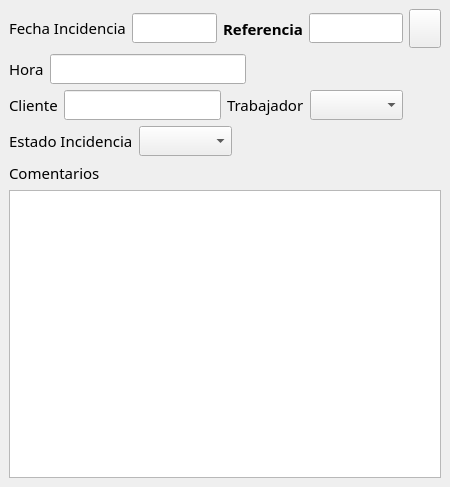
<ui version="4.0" >
 <author>Tomeu Borras</author>
 <comment></comment>
 <exportmacro></exportmacro>
 <class>IncidenciaComercialBase</class>
 <widget class="QWidget" name="IncidenciaComercialBase" >
  <property name="geometry" >
   <rect>
    <x>0</x>
    <y>0</y>
    <width>450</width>
    <height>487</height>
   </rect>
  </property>
  <property name="font" >
   <font>
    <family>Sans Serif</family>
    <pointsize>11</pointsize>
    <weight>75</weight>
    <italic>false</italic>
    <bold>true</bold>
    <underline>false</underline>
    <strikeout>false</strikeout>
   </font>
  </property>
  <property name="windowTitle" >
   <string>Ruta Comercial</string>
  </property>
  <property name="windowIcon" >
   <iconset resource="../../../bulmages.qrc" >:/Bulmafact48x48/images/png/48x48/i_bulmages_ventas_facturas.48x48.png</iconset>
  </property>
  <layout class="QVBoxLayout" >
   <property name="margin" >
    <number>9</number>
   </property>
   <property name="spacing" >
    <number>6</number>
   </property>
   <item>
    <layout class="QHBoxLayout" >
     <property name="margin" >
      <number>0</number>
     </property>
     <property name="spacing" >
      <number>6</number>
     </property>
     <item>
      <layout class="QHBoxLayout" >
       <property name="margin" >
        <number>0</number>
       </property>
       <property name="spacing" >
        <number>6</number>
       </property>
       <item>
        <widget class="QLabel" name="textLabel1_2_2_3_8" >
         <property name="sizePolicy" >
          <sizepolicy>
           <hsizetype>1</hsizetype>
           <vsizetype>5</vsizetype>
           <horstretch>0</horstretch>
           <verstretch>0</verstretch>
          </sizepolicy>
         </property>
         <property name="text" >
          <string>&lt;html>&lt;head>&lt;meta name="qrichtext" content="1" />&lt;/head>&lt;body style=" white-space: pre-wrap; font-family:Sans Serif; font-size:11pt; font-weight:600; font-style:normal; text-decoration:none;">&lt;p style=" margin-top:0px; margin-bottom:0px; margin-left:0px; margin-right:0px; -qt-block-indent:0; text-indent:0px;">&lt;span style=" font-weight:400;">Fecha Incidencia&lt;/span>&lt;/p>&lt;/body>&lt;/html></string>
         </property>
         <property name="buddy" >
          <cstring>mui_fechaincidenciacomercial</cstring>
         </property>
        </widget>
       </item>
       <item>
        <widget class="BusquedaFecha" name="mui_fechaincidenciacomercial" />
       </item>
      </layout>
     </item>
     <item>
      <spacer>
       <property name="orientation" >
        <enum>Qt::Horizontal</enum>
       </property>
       <property name="sizeHint" >
        <size>
         <width>40</width>
         <height>20</height>
        </size>
       </property>
      </spacer>
     </item>
     <item>
      <layout class="QHBoxLayout" >
       <property name="margin" >
        <number>0</number>
       </property>
       <property name="spacing" >
        <number>6</number>
       </property>
       <item>
        <widget class="QLabel" name="textLabel1_2_2_3_6" >
         <property name="sizePolicy" >
          <sizepolicy>
           <hsizetype>1</hsizetype>
           <vsizetype>5</vsizetype>
           <horstretch>0</horstretch>
           <verstretch>0</verstretch>
          </sizepolicy>
         </property>
         <property name="text" >
          <string>Referencia</string>
         </property>
         <property name="buddy" >
          <cstring>mui_refincidenciacomercial</cstring>
         </property>
        </widget>
       </item>
       <item>
        <widget class="QLineEdit" name="mui_refincidenciacomercial" />
       </item>
       <item>
        <widget class="QToolButton" name="mui_informereferencia_2" >
         <property name="minimumSize" >
          <size>
           <width>32</width>
           <height>32</height>
          </size>
         </property>
         <property name="toolTip" >
          <string>Informe por Referencia</string>
         </property>
         <property name="whatsThis" >
          <string>Informe por Referencia</string>
         </property>
         <property name="text" >
          <string/>
         </property>
         <property name="icon" >
          <iconset resource="../../../bulmages.qrc" >:/Bulmafact48x48/images/png/48x48/i_bulmages_informexreferencia.48x48.png</iconset>
         </property>
         <property name="iconSize" >
          <size>
           <width>32</width>
           <height>32</height>
          </size>
         </property>
        </widget>
       </item>
      </layout>
     </item>
    </layout>
   </item>
   <item>
    <layout class="QHBoxLayout" >
     <property name="margin" >
      <number>0</number>
     </property>
     <property name="spacing" >
      <number>6</number>
     </property>
     <item>
      <widget class="QLabel" name="textLabel1_2_2_3_9" >
       <property name="sizePolicy" >
        <sizepolicy>
         <hsizetype>1</hsizetype>
         <vsizetype>5</vsizetype>
         <horstretch>0</horstretch>
         <verstretch>0</verstretch>
        </sizepolicy>
       </property>
       <property name="text" >
        <string>&lt;html>&lt;head>&lt;meta name="qrichtext" content="1" />&lt;/head>&lt;body style=" white-space: pre-wrap; font-family:Sans Serif; font-size:11pt; font-weight:600; font-style:normal; text-decoration:none;">&lt;p style=" margin-top:0px; margin-bottom:0px; margin-left:0px; margin-right:0px; -qt-block-indent:0; text-indent:0px;">&lt;span style=" font-weight:400;">Hora&lt;/span>&lt;/p>&lt;/body>&lt;/html></string>
       </property>
       <property name="buddy" >
        <cstring>mui_refincidenciacomercial</cstring>
       </property>
      </widget>
     </item>
     <item>
      <widget class="QLineEdit" name="mui_horaincidenciacomercial" />
     </item>
     <item>
      <spacer>
       <property name="orientation" >
        <enum>Qt::Horizontal</enum>
       </property>
       <property name="sizeHint" >
        <size>
         <width>40</width>
         <height>20</height>
        </size>
       </property>
      </spacer>
     </item>
    </layout>
   </item>
   <item>
    <layout class="QHBoxLayout" >
     <property name="margin" >
      <number>0</number>
     </property>
     <property name="spacing" >
      <number>6</number>
     </property>
     <item>
      <layout class="QHBoxLayout" >
       <property name="margin" >
        <number>0</number>
       </property>
       <property name="spacing" >
        <number>6</number>
       </property>
       <item>
        <widget class="QLabel" name="textLabel1_2_2_3_11" >
         <property name="sizePolicy" >
          <sizepolicy>
           <hsizetype>1</hsizetype>
           <vsizetype>5</vsizetype>
           <horstretch>0</horstretch>
           <verstretch>0</verstretch>
          </sizepolicy>
         </property>
         <property name="text" >
          <string>&lt;html>&lt;head>&lt;meta name="qrichtext" content="1" />&lt;/head>&lt;body style=" white-space: pre-wrap; font-family:Sans Serif; font-size:11pt; font-weight:600; font-style:normal; text-decoration:none;">&lt;p style=" margin-top:0px; margin-bottom:0px; margin-left:0px; margin-right:0px; -qt-block-indent:0; text-indent:0px;">&lt;span style=" font-weight:400;">Cliente&lt;/span>&lt;/p>&lt;/body>&lt;/html></string>
         </property>
         <property name="buddy" >
          <cstring>mui_idcliente</cstring>
         </property>
        </widget>
       </item>
       <item>
        <widget class="BusquedaCliente" name="mui_idcliente" />
       </item>
      </layout>
     </item>
     <item>
      <layout class="QHBoxLayout" >
       <property name="margin" >
        <number>0</number>
       </property>
       <property name="spacing" >
        <number>6</number>
       </property>
       <item>
        <widget class="QLabel" name="textLabel1_2_2_3_7" >
         <property name="sizePolicy" >
          <sizepolicy>
           <hsizetype>1</hsizetype>
           <vsizetype>5</vsizetype>
           <horstretch>0</horstretch>
           <verstretch>0</verstretch>
          </sizepolicy>
         </property>
         <property name="text" >
          <string>&lt;html>&lt;head>&lt;meta name="qrichtext" content="1" />&lt;/head>&lt;body style=" white-space: pre-wrap; font-family:Sans Serif; font-size:11pt; font-weight:600; font-style:normal; text-decoration:none;">&lt;p style=" margin-top:0px; margin-bottom:0px; margin-left:0px; margin-right:0px; -qt-block-indent:0; text-indent:0px;">&lt;span style=" font-weight:400;">Trabajador&lt;/span>&lt;/p>&lt;/body>&lt;/html></string>
         </property>
         <property name="buddy" >
          <cstring>mui_idtrabajador</cstring>
         </property>
        </widget>
       </item>
       <item>
        <widget class="BusquedaTrabajador" name="mui_idtrabajador" />
       </item>
      </layout>
     </item>
     <item>
      <spacer>
       <property name="orientation" >
        <enum>Qt::Horizontal</enum>
       </property>
       <property name="sizeHint" >
        <size>
         <width>40</width>
         <height>20</height>
        </size>
       </property>
      </spacer>
     </item>
    </layout>
   </item>
   <item>
    <layout class="QHBoxLayout" >
     <property name="margin" >
      <number>0</number>
     </property>
     <property name="spacing" >
      <number>6</number>
     </property>
     <item>
      <layout class="QHBoxLayout" >
       <property name="margin" >
        <number>0</number>
       </property>
       <property name="spacing" >
        <number>6</number>
       </property>
       <item>
        <widget class="QLabel" name="textLabel1_2_2_3_12" >
         <property name="sizePolicy" >
          <sizepolicy>
           <hsizetype>1</hsizetype>
           <vsizetype>5</vsizetype>
           <horstretch>0</horstretch>
           <verstretch>0</verstretch>
          </sizepolicy>
         </property>
         <property name="text" >
          <string>&lt;html>&lt;head>&lt;meta name="qrichtext" content="1" />&lt;/head>&lt;body style=" white-space: pre-wrap; font-family:Sans Serif; font-size:11pt; font-weight:600; font-style:normal; text-decoration:none;">&lt;p style=" margin-top:0px; margin-bottom:0px; margin-left:0px; margin-right:0px; -qt-block-indent:0; text-indent:0px;">&lt;span style=" font-weight:400;">Estado Incidencia&lt;/span>&lt;/p>&lt;/body>&lt;/html></string>
         </property>
         <property name="buddy" >
          <cstring>mui_estadoincidenciacomercial</cstring>
         </property>
        </widget>
       </item>
       <item>
        <widget class="BusquedaEstadoIncidencia" name="mui_estadoincidenciacomercial" />
       </item>
      </layout>
     </item>
     <item>
      <spacer>
       <property name="orientation" >
        <enum>Qt::Horizontal</enum>
       </property>
       <property name="sizeHint" >
        <size>
         <width>40</width>
         <height>20</height>
        </size>
       </property>
      </spacer>
     </item>
    </layout>
   </item>
   <item>
    <layout class="QVBoxLayout" >
     <property name="margin" >
      <number>0</number>
     </property>
     <property name="spacing" >
      <number>6</number>
     </property>
     <item>
      <widget class="QLabel" name="textLabel1_2_2_3_5" >
       <property name="sizePolicy" >
        <sizepolicy>
         <hsizetype>1</hsizetype>
         <vsizetype>5</vsizetype>
         <horstretch>0</horstretch>
         <verstretch>0</verstretch>
        </sizepolicy>
       </property>
       <property name="text" >
        <string>&lt;html>&lt;head>&lt;meta name="qrichtext" content="1" />&lt;/head>&lt;body style=" white-space: pre-wrap; font-family:Sans Serif; font-size:11pt; font-weight:600; font-style:normal; text-decoration:none;">&lt;p style=" margin-top:0px; margin-bottom:0px; margin-left:0px; margin-right:0px; -qt-block-indent:0; text-indent:0px;">&lt;span style=" font-weight:400;">Comentarios&lt;/span>&lt;/p>&lt;/body>&lt;/html></string>
       </property>
       <property name="buddy" >
        <cstring>mui_comentincidenciacomercial</cstring>
       </property>
      </widget>
     </item>
     <item>
      <widget class="QTextEdit" name="mui_comentincidenciacomercial" />
     </item>
    </layout>
   </item>
  </layout>
 </widget>
 <layoutdefault spacing="2" margin="2" />
 <pixmapfunction></pixmapfunction>
 <customwidgets>
  <customwidget>
   <class>BusquedaCliente</class>
   <extends>QLineEdit</extends>
   <header>busquedacliente.h</header>
   <container>0</container>
   <pixmap></pixmap>
  </customwidget>
  <customwidget>
   <class>BusquedaEstadoIncidencia</class>
   <extends>QComboBox</extends>
   <header>busquedaestadoincidencia.h</header>
   <container>0</container>
   <pixmap></pixmap>
  </customwidget>
  <customwidget>
   <class>BusquedaTrabajador</class>
   <extends>QComboBox</extends>
   <header>busquedatrabajador.h</header>
   <container>0</container>
   <pixmap></pixmap>
  </customwidget>
  <customwidget>
   <class>BusquedaFecha</class>
   <extends>QLineEdit</extends>
   <header>busquedafecha.h</header>
   <container>0</container>
   <pixmap></pixmap>
  </customwidget>
 </customwidgets>
 <resources>
  <include location="../../../bulmages.qrc" />
 </resources>
 <connections/>
</ui>
